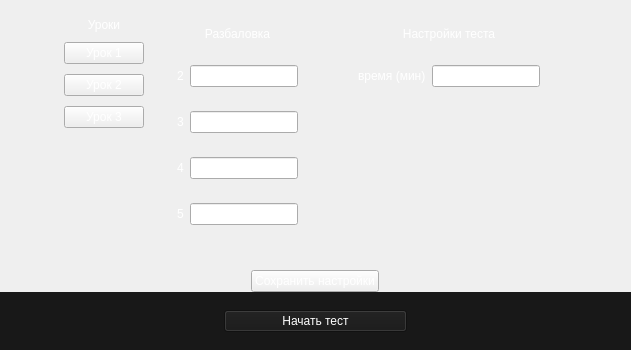
    <widget class="QWidget" name="main" native="true">
     <property name="sizePolicy">
      <sizepolicy hsizetype="Expanding" vsizetype="Preferred">
       <horstretch>0</horstretch>
       <verstretch>0</verstretch>
      </sizepolicy>
     </property>
     <layout class="QVBoxLayout" name="verticalLayout">
      <property name="spacing">
       <number>0</number>
      </property>
      <property name="leftMargin">
       <number>0</number>
      </property>
      <property name="topMargin">
       <number>0</number>
      </property>
      <property name="rightMargin">
       <number>0</number>
      </property>
      <property name="bottomMargin">
       <number>0</number>
      </property>
      <item alignment="Qt::AlignVCenter">
       <widget class="QWidget" name="settings" native="true">
        <property name="sizePolicy">
         <sizepolicy hsizetype="Preferred" vsizetype="Expanding">
          <horstretch>0</horstretch>
          <verstretch>0</verstretch>
         </sizepolicy>
        </property>
        <layout class="QHBoxLayout" name="horizontalLayout_5">
         <item>
          <spacer name="horizontalSpacer_2">
           <property name="orientation">
            <enum>Qt::Horizontal</enum>
           </property>
           <property name="sizeHint" stdset="0">
            <size>
             <width>40</width>
             <height>20</height>
            </size>
           </property>
          </spacer>
         </item>
         <item>
          <widget class="QWidget" name="widget_11" native="true"/>
         </item>
         <item alignment="Qt::AlignVCenter">
          <widget class="QWidget" name="widget_12" native="true">
           <layout class="QHBoxLayout" name="horizontalLayout_6">
            <item alignment="Qt::AlignTop">
             <widget class="QWidget" name="widget_16" native="true">
              <layout class="QVBoxLayout" name="verticalLayout_3">
               <property name="spacing">
                <number>10</number>
               </property>
               <property name="leftMargin">
                <number>0</number>
               </property>
               <property name="topMargin">
                <number>0</number>
               </property>
               <property name="rightMargin">
                <number>0</number>
               </property>
               <property name="bottomMargin">
                <number>6</number>
               </property>
               <item>
                <widget class="QLabel" name="label_2">
                 <property name="styleSheet">
                  <string notr="true">color: rgb(255, 255, 255);
font:16pt &quot;Consolas&quot;;
</string>
                 </property>
                 <property name="text">
                  <string>Уроки</string>
                 </property>
                 <property name="alignment">
                  <set>Qt::AlignHCenter|Qt::AlignTop</set>
                 </property>
                </widget>
               </item>
               <item>
                <widget class="QPushButton" name="pushButton">
                 <property name="styleSheet">
                  <string notr="true">color: rgb(255, 255, 255);
font:16pt &quot;Consolas&quot;;
</string>
                 </property>
                 <property name="text">
                  <string>Урок 1</string>
                 </property>
                </widget>
               </item>
               <item>
                <widget class="QPushButton" name="pushButton_2">
                 <property name="styleSheet">
                  <string notr="true">color: rgb(255, 255, 255);
font:16pt &quot;Consolas&quot;;
</string>
                 </property>
                 <property name="text">
                  <string>Урок 2</string>
                 </property>
                </widget>
               </item>
               <item>
                <widget class="QPushButton" name="pushButton_3">
                 <property name="styleSheet">
                  <string notr="true">color: rgb(255, 255, 255);
font:16pt &quot;Consolas&quot;;
</string>
                 </property>
                 <property name="text">
                  <string>Урок 3</string>
                 </property>
                </widget>
               </item>
              </layout>
             </widget>
            </item>
            <item alignment="Qt::AlignHCenter|Qt::AlignTop">
             <widget class="QWidget" name="widget_14" native="true">
              <layout class="QVBoxLayout" name="verticalLayout_4">
               <item>
                <widget class="QLabel" name="label_3">
                 <property name="styleSheet">
                  <string notr="true">color: rgb(255, 255, 255);
font:16pt &quot;Consolas&quot;;
</string>
                 </property>
                 <property name="text">
                  <string>Разбаловка</string>
                 </property>
                 <property name="alignment">
                  <set>Qt::AlignHCenter|Qt::AlignTop</set>
                 </property>
                </widget>
               </item>
               <item>
                <widget class="QWidget" name="widget_2" native="true">
                 <layout class="QVBoxLayout" name="verticalLayout_6">
                  <item>
                   <widget class="QWidget" name="widget_17" native="true">
                    <layout class="QHBoxLayout" name="horizontalLayout_9">
                     <item>
                      <widget class="QLabel" name="label_8">
                       <property name="styleSheet">
                        <string notr="true">color: rgb(255, 255, 255);
font:16pt &quot;Consolas&quot;;
</string>
                       </property>
                       <property name="text">
                        <string>2</string>
                       </property>
                      </widget>
                     </item>
                     <item>
                      <widget class="QLineEdit" name="lineEdit">
                       <property name="sizePolicy">
                        <sizepolicy hsizetype="Minimum" vsizetype="Fixed">
                         <horstretch>0</horstretch>
                         <verstretch>0</verstretch>
                        </sizepolicy>
                       </property>
                      </widget>
                     </item>
                    </layout>
                   </widget>
                  </item>
                  <item>
                   <widget class="QWidget" name="widget_9" native="true">
                    <layout class="QHBoxLayout" name="horizontalLayout_4">
                     <item>
                      <widget class="QLabel" name="label_7">
                       <property name="styleSheet">
                        <string notr="true">color: rgb(255, 255, 255);
font:16pt &quot;Consolas&quot;;
</string>
                       </property>
                       <property name="text">
                        <string>3</string>
                       </property>
                      </widget>
                     </item>
                     <item>
                      <widget class="QLineEdit" name="lineEdit_2">
                       <property name="sizePolicy">
                        <sizepolicy hsizetype="Minimum" vsizetype="Fixed">
                         <horstretch>0</horstretch>
                         <verstretch>0</verstretch>
                        </sizepolicy>
                       </property>
                      </widget>
                     </item>
                    </layout>
                   </widget>
                  </item>
                  <item>
                   <widget class="QWidget" name="widget_8" native="true">
                    <layout class="QHBoxLayout" name="horizontalLayout_8">
                     <item>
                      <widget class="QLabel" name="label_5">
                       <property name="styleSheet">
                        <string notr="true">color: rgb(255, 255, 255);
font:16pt &quot;Consolas&quot;;
</string>
                       </property>
                       <property name="text">
                        <string>4</string>
                       </property>
                      </widget>
                     </item>
                     <item>
                      <widget class="QLineEdit" name="lineEdit_3">
                       <property name="sizePolicy">
                        <sizepolicy hsizetype="Minimum" vsizetype="Fixed">
                         <horstretch>0</horstretch>
                         <verstretch>0</verstretch>
                        </sizepolicy>
                       </property>
                      </widget>
                     </item>
                    </layout>
                   </widget>
                  </item>
                  <item>
                   <widget class="QWidget" name="widget_10" native="true">
                    <layout class="QHBoxLayout" name="horizontalLayout_7">
                     <item>
                      <widget class="QLabel" name="label_6">
                       <property name="styleSheet">
                        <string notr="true">color: rgb(255, 255, 255);
font:16pt &quot;Consolas&quot;;
</string>
                       </property>
                       <property name="text">
                        <string>5</string>
                       </property>
                      </widget>
                     </item>
                     <item>
                      <widget class="QLineEdit" name="lineEdit_4">
                       <property name="sizePolicy">
                        <sizepolicy hsizetype="Minimum" vsizetype="Fixed">
                         <horstretch>0</horstretch>
                         <verstretch>0</verstretch>
                        </sizepolicy>
                       </property>
                      </widget>
                     </item>
                    </layout>
                   </widget>
                  </item>
                 </layout>
                </widget>
               </item>
              </layout>
             </widget>
            </item>
            <item alignment="Qt::AlignTop">
             <widget class="QWidget" name="widget_15" native="true">
              <layout class="QVBoxLayout" name="verticalLayout_5">
               <item>
                <widget class="QLabel" name="label_4">
                 <property name="styleSheet">
                  <string notr="true">color: rgb(255, 255, 255);
font:16pt &quot;Consolas&quot;;
</string>
                 </property>
                 <property name="text">
                  <string>Настройки теста</string>
                 </property>
                 <property name="alignment">
                  <set>Qt::AlignHCenter|Qt::AlignTop</set>
                 </property>
                </widget>
               </item>
               <item>
                <widget class="QWidget" name="widget" native="true">
                 <layout class="QVBoxLayout" name="verticalLayout_7">
                  <item>
                   <widget class="QWidget" name="widget_3" native="true">
                    <layout class="QHBoxLayout" name="horizontalLayout_10">
                     <item>
                      <widget class="QLabel" name="label_9">
                       <property name="styleSheet">
                        <string notr="true">color: rgb(255, 255, 255);
font:16pt &quot;Consolas&quot;;
</string>
                       </property>
                       <property name="text">
                        <string>время (мин)</string>
                       </property>
                      </widget>
                     </item>
                     <item>
                      <widget class="QLineEdit" name="time">
                       <property name="sizePolicy">
                        <sizepolicy hsizetype="Fixed" vsizetype="Fixed">
                         <horstretch>0</horstretch>
                         <verstretch>0</verstretch>
                        </sizepolicy>
                       </property>
                      </widget>
                     </item>
                    </layout>
                   </widget>
                  </item>
                 </layout>
                </widget>
               </item>
              </layout>
             </widget>
            </item>
           </layout>
          </widget>
         </item>
         <item>
          <widget class="QWidget" name="widget_13" native="true"/>
         </item>
         <item>
          <spacer name="horizontalSpacer_3">
           <property name="orientation">
            <enum>Qt::Horizontal</enum>
           </property>
           <property name="sizeHint" stdset="0">
            <size>
             <width>40</width>
             <height>20</height>
            </size>
           </property>
          </spacer>
         </item>
        </layout>
       </widget>
      </item>
      <item alignment="Qt::AlignHCenter">
       <widget class="QPushButton" name="btn_save_settings">
        <property name="styleSheet">
         <string notr="true">color: rgb(255, 255, 255);
font:16pt &quot;Consolas&quot;;
</string>
        </property>
        <property name="text">
         <string>Сохранить настройки</string>
        </property>
       </widget>
      </item>
      <item alignment="Qt::AlignBottom">
       <widget class="QWidget" name="bottom" native="true">
        <property name="sizePolicy">
         <sizepolicy hsizetype="Preferred" vsizetype="Expanding">
          <horstretch>0</horstretch>
          <verstretch>0</verstretch>
         </sizepolicy>
        </property>
        <property name="styleSheet">
         <string notr="true">background-color: rgb(24, 24, 24)</string>
        </property>
        <layout class="QHBoxLayout" name="horizontalLayout_2">
         <item>
          <widget class="QWidget" name="widget_5" native="true"/>
         </item>
         <item>
          <widget class="QWidget" name="widget_6" native="true">
           <layout class="QHBoxLayout" name="horizontalLayout_3">
            <item>
             <widget class="QPushButton" name="btn_start_test">
              <property name="cursor">
               <cursorShape>PointingHandCursor</cursorShape>
              </property>
              <property name="styleSheet">
               <string notr="true">color: rgb(255, 255, 255);
font: 16pt &quot;Consolas&quot;;</string>
              </property>
              <property name="text">
               <string>Начать тест</string>
              </property>
             </widget>
            </item>
           </layout>
          </widget>
         </item>
         <item>
          <widget class="QWidget" name="widget_7" native="true"/>
         </item>
        </layout>
       </widget>
      </item>
     </layout>
    </widget>
